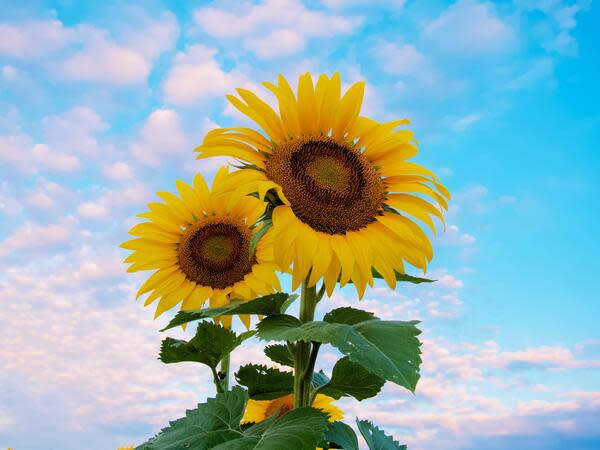
#> input picture ch10/flower.jpg, 600 x 450 px, found by its file name
$ python dilate.py
#> lines starting #> are read from the running program, lines starting #| are printed output that depends on the picture; after the words box and inside, x2 and y2 are one past the last pixel; in counts of white or black regions, pixels touching at a corner belong together
"""
膨脹
cv2.dilate(src,                    # 輸入圖像
           kernel,                 # 卷積核
           dst=None,
           anchor=None,
           iterations=None,        # 迭代次數，默認1
           borderType=None,
           borderValue=None)
"""
#B11056251陳湘宇_習題1(b)
import cv2
import numpy as np
original_img = cv2.imread('D:/Documents/ImgProcess/picture/flower.jpg')
#> original_img is the input picture: shape (450, 600, 3); mean B, G, R 174.5, 178.2, 151
res = cv2.resize(original_img,None,fx=0.6, fy=0.6,
                 interpolation = cv2.INTER_CUBIC) #圖形太大了縮小一點
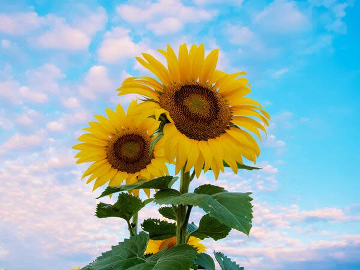
#> res: shape (270, 360, 3); mean B, G, R 174.6, 178.2, 151
B, G, R = cv2.split(res)                    #獲取紅色通道
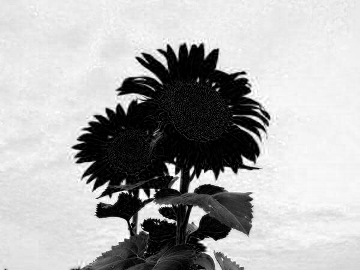
#> B: shape (270, 360); min 0, max 255, mean 174.6
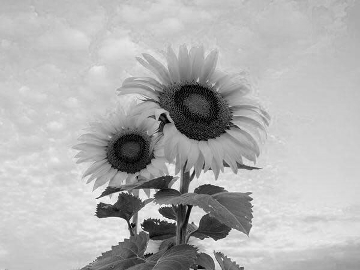
#> G: shape (270, 360); min 0, max 255, mean 178.2
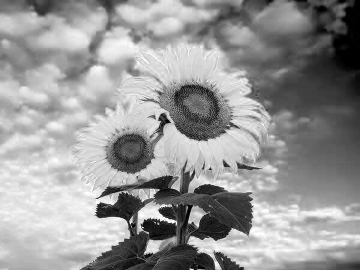
#> R: shape (270, 360); min 0, max 255, mean 151
img = R
_,RedThresh = cv2.threshold(img,160,255,cv2.THRESH_BINARY)
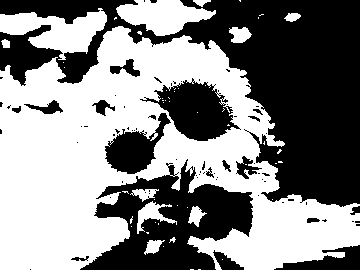
#> RedThresh: shape (270, 360); 52.7% white; 76 black regions (57 under 20 px), largest, box (x1, y1, x2, y2) and area: (0, 0, 360, 207) 28559, (80, 159, 253, 270) 9578, (140, 78, 241, 141) 3160
#OpenCV定義的結構矩形元素
kernel = cv2.getStructuringElement(cv2.MORPH_RECT,(3, 3))
dilated = cv2.dilate(RedThresh,kernel)      #膨脹圖像
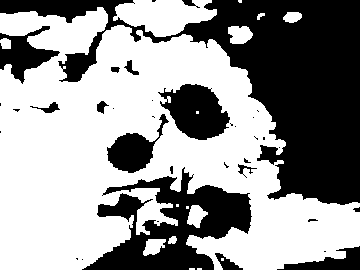
#> dilated: shape (270, 360); 58.8% white; 36 black regions (21 under 20 px), largest, box (x1, y1, x2, y2) and area: (0, 0, 360, 205) 24880, (82, 167, 252, 270) 8016, (158, 84, 230, 140) 2541
cv2.imwrite("Dilated Image.png",dilated)    #顯示膨脹後的圖像

cv2.waitKey(0)
